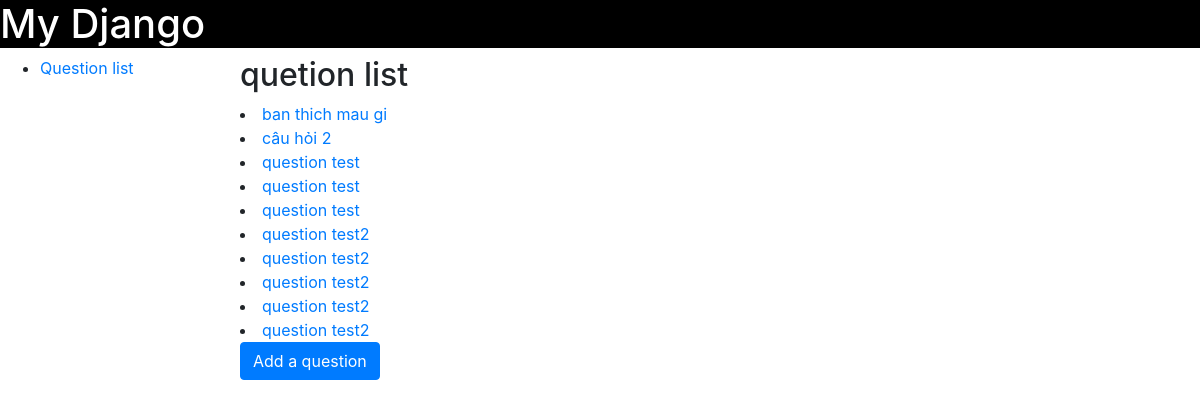
Page /question/list/ on the committed database.
### polls/models.py (models this page shows)
class Question (models.Model):
    question_text = models.CharField(max_length = 200)
    time_pub = models.DateTimeField()

### polls/views.py (the view)
# urls.py: url('list/',views.viewList, name="questionList" ),
def viewList(request):
    list_question = Question.objects.all()
    content = {"list": list_question}
    return render(request, "polls/question_list.html",content)

### polls/templates/polls/question_list.html
{% extends 'polls/base.html' %}
{% block content %}
<h2>quetion list</h2>
    {% if list %}
        {% for item in list %}
            <li><a href="{% url 'questionDetail' item.id %}">{{ item.question_text }}</a></li>
        {% endfor %}
    {% else %}
        <p>ko co gi</p>
    {% endif %}
    <p><a href="{% url 'questionAdd' %}" class="btn btn-primary">Add a question</a></p>
{% endblock %}

### polls/templates/polls/base.html (shortened to what this page needs)
<html>
    <head>
        <link rel="stylesheet" href="https://maxcdn.bootstrapcdn.com/bootstrap/4.0.0/css/bootstrap.min.css">
    </head>
    <body>
        <div class="header">
            <h1>My Django</h1>
        </div>
        <div class="menu">
            <ul>
                <li><a href="{% url 'questionList' %}">Question list</a></li>
            </ul>
        </div>
        <div class="content">
            {% block content %}
            {% endblock %}
        </div>
    </body>
</html>

### polls/templates/polls/base.html (style rules this page uses)
.header { background: #000;color:white; }
.menu { display: block;float: left;width: 20%; }
.content { display: block;float: left;width: 80%; }

### rows in the picture
Question: question_text "ban thich mau gi"
Question: question_text "câu hỏi 2"
Question: question_text "question test"
Question: question_text "question test"
Question: question_text "question test"
Question: question_text "question test2"
Question: question_text "question test2"
Question: question_text "question test2"
Question: question_text "question test2"
Question: question_text "question test2"
